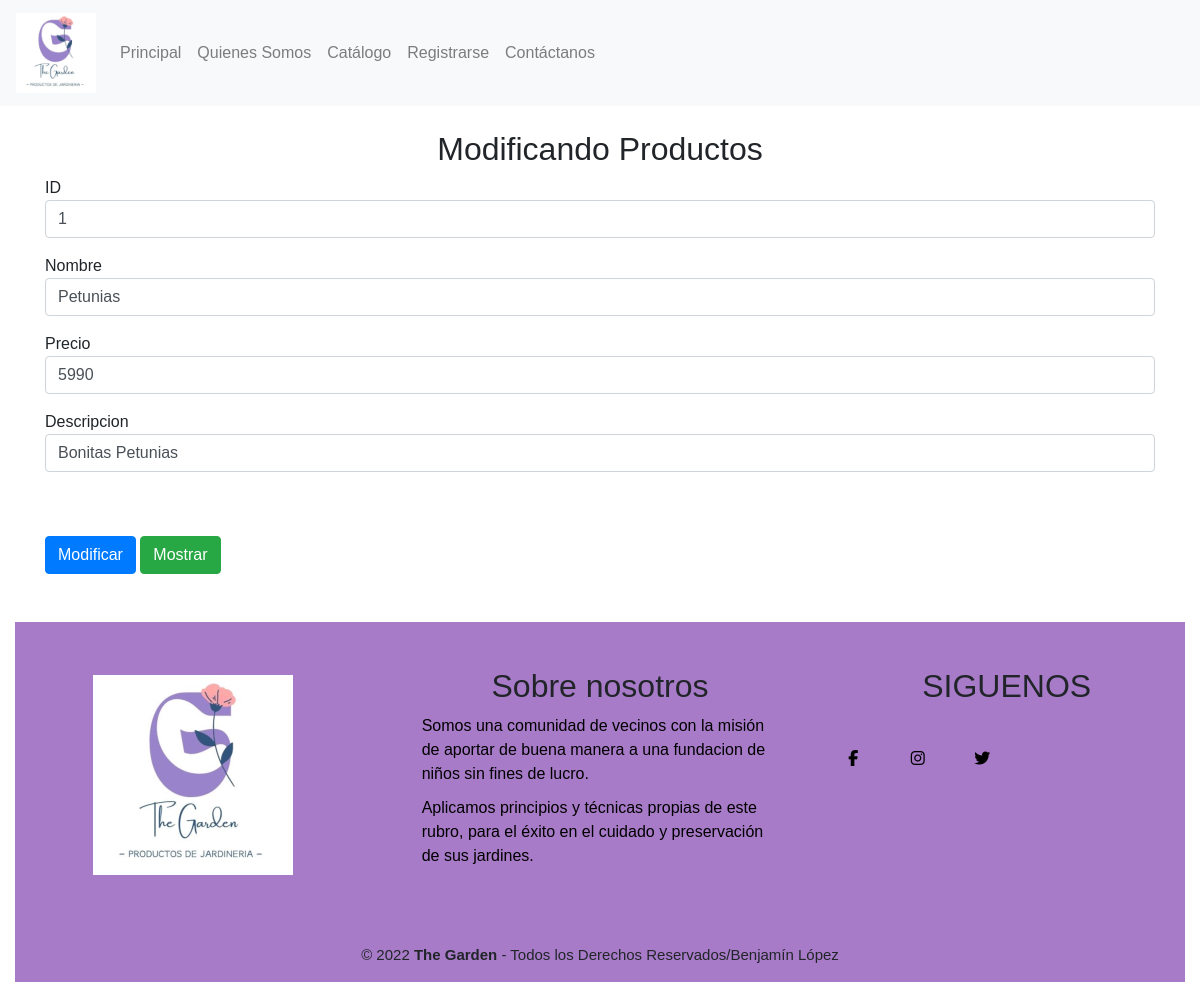
/form_mod_producto/1, run on the app's committed database.
### motor/models.py (models this page shows, shortened)
class Producto(models.Model):
    idProducto = models.IntegerField(primary_key=True, verbose_name='Id del Producto')
    nomProducto = models.CharField(max_length=30, verbose_name='NombreP')
    precioProducto = models.IntegerField(verbose_name='Precio')
    Descripcion=models.CharField(max_length=100, verbose_name='Descripcion')

### motor/views.py (the view)
def form_mod_producto(request, id):
    producto =Producto.objects.get(idProducto=id)
    datos = {
        'form': ProductoForm(instance = producto)
    }
    if request.method=='POST':
        formulario = ProductoForm(data=request.POST, instance = producto)
        if formulario.is_valid():
            formulario.save()
            return redirect('mostrarprod')
    return render(request, 'form_mod_producto.html', datos)

### motor/templates/form_mod_producto.html (shortened to what this page needs)
<!DOCTYPE html>
<html lang="en">
<head>
    {%load static%}
    <link rel="stylesheet" href="{% static 'css/estyles.css' %}">
    <link rel="stylesheet" href="https://maxcdn.bootstrapcdn.com/bootstrap/4.0.0/css/bootstrap.min.css">
</head>
<body>
    {% load static %}
    <nav class="navbar navbar-expand-sm navbar-light bg-light ">
        <a class="navbar-brand" href="#">
          <img src="{% static 'img/logo.jpg' %}" width="80" height="80" alt="">
        </a>
        <div class="collapse navbar-collapse" id="opciones">
          <ul class="navbar-nav">
            <li class="nav-item">
              <a class="nav-link" href="{% url 'index' %}" onmouseover="style.color='mediumslateblue'" onmouseout="style.color='black' ">Principal</a>
            </li>
            <li class="nav-item">
              <a class="nav-link" href="{% url 'somos' %}" onmouseover="style.color='mediumslateblue'" onmouseout="style.color='black' ">Quienes Somos</a>
            </li>
            <li class="nav-item">
              <a class="nav-link" href="{% url 'galeria' %}" onmouseover="style.color='mediumslateblue'" onmouseout="style.color='black' ">Catálogo</a>
            </li>
            <li class="nav-item">
                <a class="nav-link" href="{% url 'form_1' %}" onmouseover="style.color='mediumslateblue'" onmouseout="style.color='black' ">Registrarse</a>
            </li>
            <li class="nav-item">
                <a class="nav-link" href="{% url 'contacto' %}" onmouseover="style.color='mediumslateblue'" onmouseout="style.color='black' ">Contáctanos</a>
            </li>
          </ul>
        </div>
    </nav>
    <div class="container">
        <br>
        <h2>Modificando Productos</h2>
        <form method="post" action="#" id="formulario">
            <div class="form-group">
                {{ form.idProducto.label}}
                {{ form.idProducto}}
            </div>
            <div class="form-group">
                {{ form.nomProducto.label}}
                {{ form.nomProducto}}
            </div>
            <div class="form-group">
                {{ form.precioProducto.label}}
                {{ form.precioProducto}}
            </div>
            <div class="form-group">
                {{ form.Descripcion.label}}
                {{ form.Descripcion}}
            </div>
            <br><br>
            <input type="submit" class="btn btn-primary" value="Modificar">
            <a href="{% url 'mostrarprod' %}" class="btn btn-success">Mostrar</a>
        </form>
    </div>
    <br>
    <br>
    <div class="container-fluid">
        <footer class="pie-pagina">
        <div class="grupo-1">
            <div class="box">
            <figure>
                <a href="#">
                <img src="{% static 'img/logo.jpg' %}" width="200" alt="Logo de the garden">
                </a>
            </figure>
            </div>
            <div class="box">
            <h2>Sobre nosotros</h2>
            <p class="pepe">Somos una comunidad de vecinos con la misión de aportar
                de buena manera a una fundacion de niños sin fines de lucro.
            </p>
            <p class="pepe">Aplicamos principios y técnicas propias de este rubro,
                para el éxito en el cuidado y preservación de sus jardines.</p>
            </div>
            <div class="box">
            <h2>SIGUENOS</h2>
            <div class="red-social">
                <a href="#" class="fa fa-facebook color "></a>
                <a href="#" class="fa fa-instagram color "></a>
                <a href="#" class="fa fa-twitter color "></a>
                <a href="#"></a>
            </div>
            </div>
        </div>
        <div class="grupo-2">
            <small>&copy; 2022 <b>The Garden</b> - Todos los Derechos Reservados/Benjamín López </small>
        </div>
        </footer>
    </div>
</body>
</html>

### motor/static/css/estyles.css (style rules this page uses)
p { color:azure; }
.pepe { color: black; }
h2 { color: black; text-align: center; }
.color { color:black; }
.pie-pagina { width: 100%; background-color:rgb(168, 123, 200); }
.pie-pagina .grupo-1 { width: 100%; max-width: 1200px; margin: auto; display: grid; grid-template-columns: repeat(3, 1fr); grid-gap:50px ; padding: 45px 0px; }
.pie-pagina .grupo-1 .box figure { width: 100%; height: 100%; display: flex; justify-content: center; align-items: center; }
.pie-pagina .grupo-1 .box p { margin-bottom: 10px; }
.pie-pagina .grupo-1 .red-social a { display:inline-block; text-decoration: none; width: 50px; height: 50px; line-height: 45px; margin-right: 10px; text-align: center; transition: all 300ms ease; }
.pie-pagina .grupo-2 { padding: 15px 10px; text-align: center; }
.pie-pagina .grupo-2 small { font-size: 15px; }

### motor/templates/form_mod_producto.html (style rules this page uses)
body { font-family: Arial; }

### data on the page
Producto: idProducto "1", nomProducto "Petunias", precioProducto "5990", Descripcion "Bonitas Petunias"
